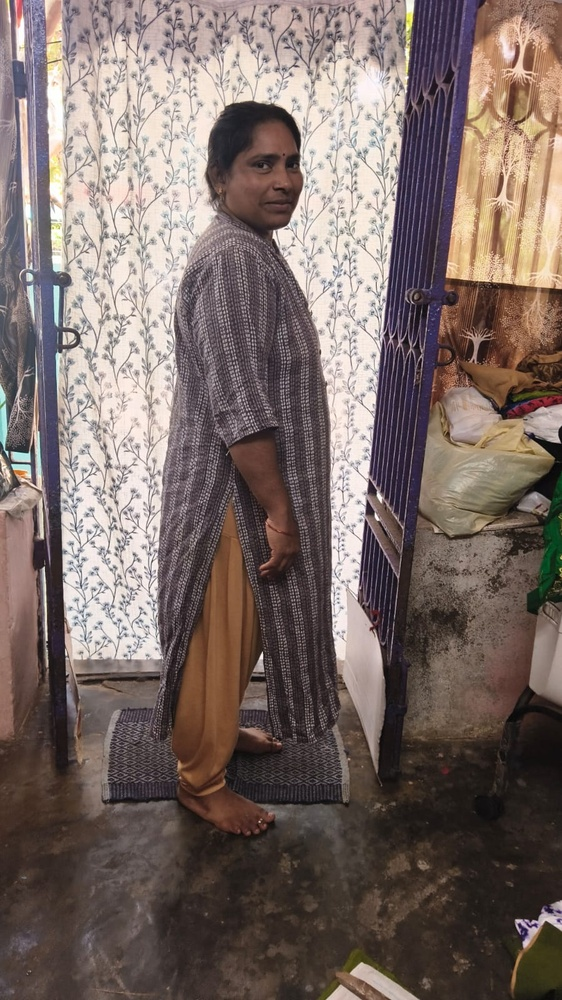
#> input picture datasets/bodies/0016/img1.jpeg, 562 x 1000 px, shrunk from 900 x 1600 before the run; its folder holds only this picture in this run
$ python -i body_recognition_module.py   (imports and definitions only)
#> lines starting #> are read from the running program, lines starting #| are printed output that depends on the picture
#> further down, picture is the input picture: shape (1000, 562, 3); mean B, G, R 102.1, 107.2, 122.1
import cv2
import numpy as np
import os

class BodyRecognitionFallback:
    def __init__(self, body_dataset_path="datasets/bodies/"):
        self.body_dataset_path = body_dataset_path
        self.student_hists = [] # List of (student_id, histogram)
        self.load_bodies()

    def load_bodies(self):
        for filename in os.listdir(self.body_dataset_path):
            if filename.lower().endswith((".jpg", ".png", ".jpeg")):
                img = cv2.imread(os.path.join(self.body_dataset_path, filename))
                if img is not None:
                    hist = self.get_histogram(img)
                    self.student_hists.append((filename.split('.')[0], hist))

    def get_histogram(self, img):
        hsv = cv2.cvtColor(img, cv2.COLOR_BGR2HSV)
#> hsv: shape (1000, 562, 3); mean H, S, V 50.1, 59.3, 123.3
        hist = cv2.calcHist([hsv], [0, 1], None, [180, 256], [0, 180, 0, 256])
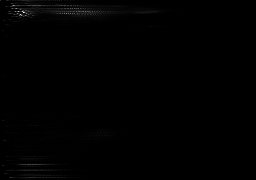
#> hist: shape (180, 256) float32; min 0, max 2784, mean 12.2; drawn with min black and max white
        cv2.normalize(hist, hist, 0, 1, cv2.NORM_MINMAX)
        return hist

    def recognize_body(self, person_crop):
        if person_crop.size == 0: return None
        curr_hist = self.get_histogram(person_crop)
        best_score = 0
        best_name = None
        for name, hist in self.student_hists:
            # Correlation comparison
            score = cv2.compareHist(curr_hist, hist, cv2.HISTCMP_CORREL)
            if score > best_score and score > 0.8: # Threshold 0.8
                best_score = score
                best_name = name
        return best_name

>>> import cv2
>>> picture = cv2.imread('../datasets/bodies/0016/img1.jpeg')
>>> result = BodyRecognitionFallback().get_histogram(picture)

$ run again, on datasets/bodies/0016/img2.jpeg
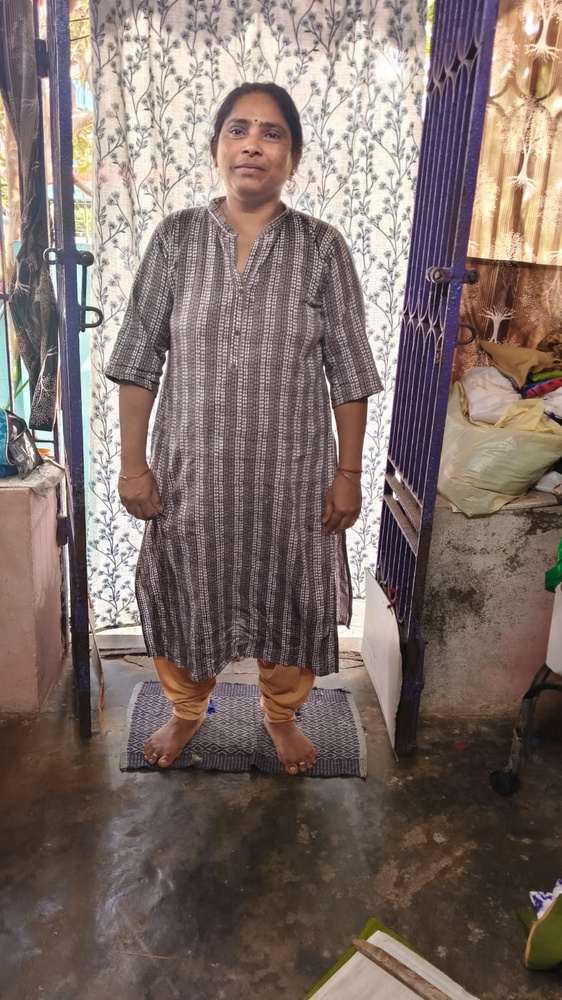
#> input picture datasets/bodies/0016/img2.jpeg, 562 x 1000 px, shrunk from 900 x 1600 before the run
#> picture is the input picture: shape (1000, 562, 3); mean B, G, R 105.1, 110.5, 127
#> hsv: shape (1000, 562, 3); mean H, S, V 59.7, 61.4, 128.5
#> in get_histogram, `hist = cv2.calcHist([hsv], [0, 1], None, [180, 256], [0, 180, 0, 256])`:
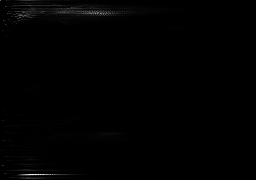
#> hist: shape (180, 256) float32; min 0, max 2204, mean 12.2; drawn with min black and max white

$ run again, on datasets/bodies/0016/img3.jpeg
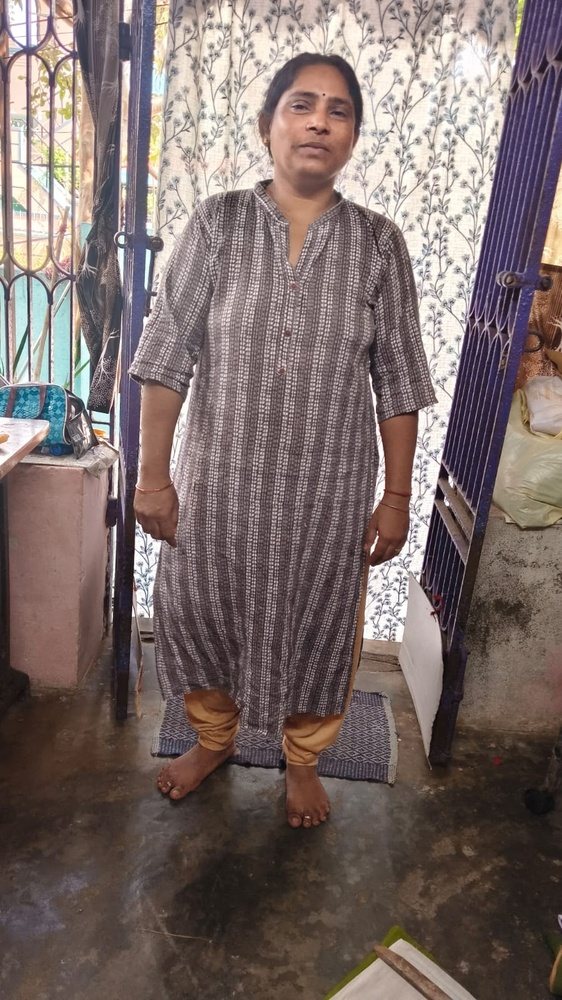
#> input picture datasets/bodies/0016/img3.jpeg, 562 x 1000 px, shrunk from 900 x 1600 before the run
#> picture is the input picture: shape (1000, 562, 3); mean B, G, R 104.9, 108, 122.7
#> hsv: shape (1000, 562, 3); mean H, S, V 63.8, 57.3, 124.7
#> in get_histogram, `hist = cv2.calcHist([hsv], [0, 1], None, [180, 256], [0, 180, 0, 256])`:
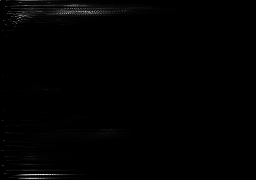
#> hist: shape (180, 256) float32; min 0, max 1733, mean 12.2; drawn with min black and max white

$ run again, on datasets/bodies/0016/img4.jpeg
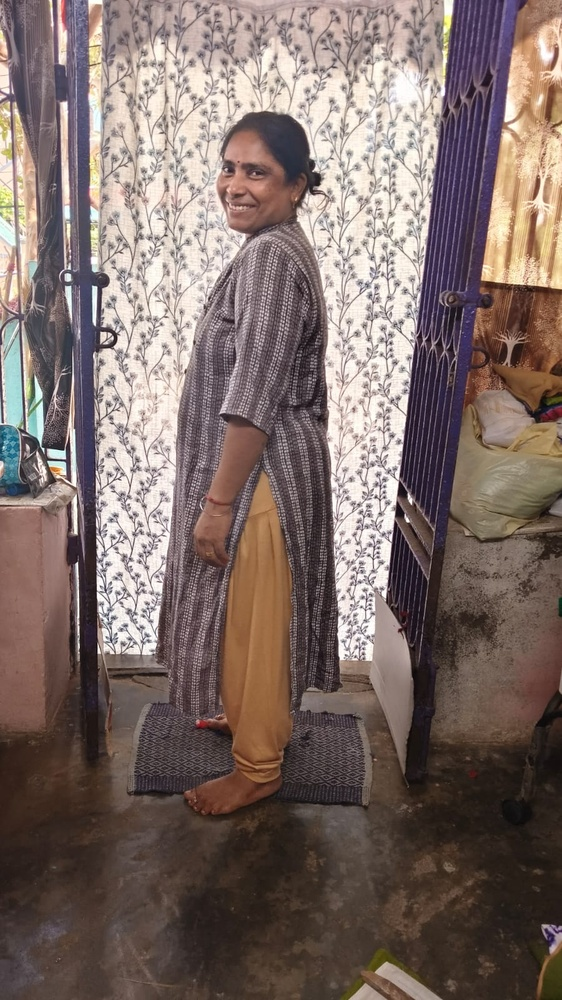
#> input picture datasets/bodies/0016/img4.jpeg, 562 x 1000 px, shrunk from 900 x 1600 before the run
#> picture is the input picture: shape (1000, 562, 3); mean B, G, R 103.7, 109, 125.6
#> hsv: shape (1000, 562, 3); mean H, S, V 50, 64, 127
#> in get_histogram, `hist = cv2.calcHist([hsv], [0, 1], None, [180, 256], [0, 180, 0, 256])`:
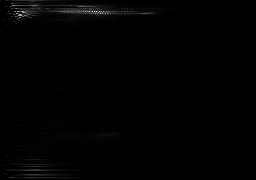
#> hist: shape (180, 256) float32; min 0, max 1687, mean 12.2; drawn with min black and max white
